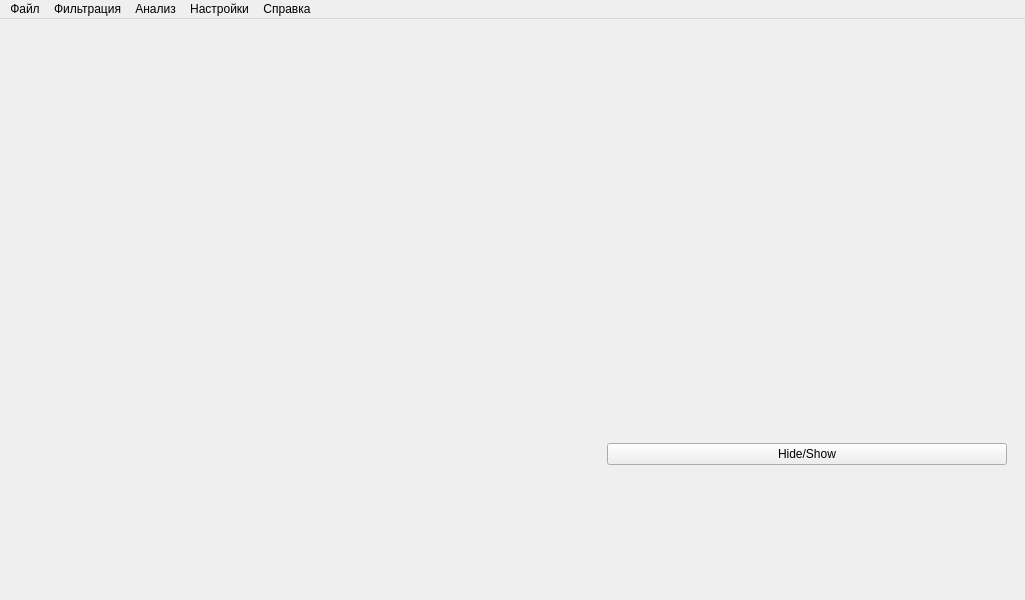
<?xml version="1.0" encoding="UTF-8"?>
<ui version="4.0">
 <class>MainWindow</class>
 <widget class="QMainWindow" name="MainWindow">
  <property name="geometry">
   <rect>
    <x>0</x>
    <y>0</y>
    <width>1025</width>
    <height>600</height>
   </rect>
  </property>
  <property name="minimumSize">
   <size>
    <width>400</width>
    <height>400</height>
   </size>
  </property>
  <property name="windowTitle">
   <string>DSP-ZaitsevVeniamin</string>
  </property>
  <widget class="QWidget" name="centralwidget">
   <layout class="QHBoxLayout" name="horizontalLayout">
    <item>
     <widget class="GraphicsLayoutWidget" name="MainGraph" native="true">
      <property name="sizePolicy">
       <sizepolicy hsizetype="Preferred" vsizetype="Preferred">
        <horstretch>0</horstretch>
        <verstretch>0</verstretch>
       </sizepolicy>
      </property>
      <layout class="QGridLayout" name="gridLayout">
       <item row="0" column="1">
        <widget class="GraphicsLayoutWidget" name="Channels" native="true">
         <property name="sizePolicy">
          <sizepolicy hsizetype="Fixed" vsizetype="Fixed">
           <horstretch>0</horstretch>
           <verstretch>0</verstretch>
          </sizepolicy>
         </property>
         <property name="minimumSize">
          <size>
           <width>400</width>
           <height>400</height>
          </size>
         </property>
         <property name="maximumSize">
          <size>
           <width>16777215</width>
           <height>16777215</height>
          </size>
         </property>
         <property name="baseSize">
          <size>
           <width>0</width>
           <height>0</height>
          </size>
         </property>
        </widget>
       </item>
       <item row="2" column="1">
        <spacer name="verticalSpacer">
         <property name="orientation">
          <enum>Qt::Vertical</enum>
         </property>
         <property name="sizeHint" stdset="0">
          <size>
           <width>20</width>
           <height>40</height>
          </size>
         </property>
        </spacer>
       </item>
       <item row="0" column="0">
        <spacer name="horizontalSpacer">
         <property name="orientation">
          <enum>Qt::Horizontal</enum>
         </property>
         <property name="sizeHint" stdset="0">
          <size>
           <width>40</width>
           <height>20</height>
          </size>
         </property>
        </spacer>
       </item>
       <item row="1" column="1">
        <widget class="QPushButton" name="HideButton">
         <property name="text">
          <string>Hide/Show</string>
         </property>
        </widget>
       </item>
      </layout>
     </widget>
    </item>
   </layout>
  </widget>
  <widget class="QMenuBar" name="menubar">
   <property name="geometry">
    <rect>
     <x>0</x>
     <y>0</y>
     <width>1025</width>
     <height>26</height>
    </rect>
   </property>
   <widget class="QMenu" name="menu123">
    <property name="title">
     <string>Файл</string>
    </property>
    <addaction name="FileOpen"/>
    <addaction name="fileSave"/>
   </widget>
   <widget class="QMenu" name="menu">
    <property name="title">
     <string>Фильтрация</string>
    </property>
   </widget>
   <widget class="QMenu" name="menu_2">
    <property name="title">
     <string>Анализ</string>
    </property>
    <widget class="QMenu" name="menu_5">
     <property name="title">
      <string>Инструменты</string>
     </property>
     <addaction name="SignalInfo"/>
    </widget>
    <widget class="QMenu" name="menu_6">
     <property name="title">
      <string>Моделирование</string>
     </property>
     <addaction name="model_1"/>
     <addaction name="model_2"/>
     <addaction name="model_3"/>
     <addaction name="model_4"/>
     <addaction name="model_5"/>
     <addaction name="model_6"/>
     <addaction name="separator"/>
     <addaction name="model_7"/>
     <addaction name="model_8"/>
     <addaction name="model_9"/>
    </widget>
    <addaction name="menu_5"/>
    <addaction name="menu_6"/>
   </widget>
   <widget class="QMenu" name="menu_3">
    <property name="title">
     <string>Настройки</string>
    </property>
   </widget>
   <widget class="QMenu" name="menu_4">
    <property name="title">
     <string>Справка</string>
    </property>
    <addaction name="Info"/>
   </widget>
   <addaction name="menu123"/>
   <addaction name="menu"/>
   <addaction name="menu_2"/>
   <addaction name="menu_3"/>
   <addaction name="menu_4"/>
  </widget>
  <action name="FileOpen">
   <property name="text">
    <string>Открыть</string>
   </property>
  </action>
  <action name="Info">
   <property name="text">
    <string>О программе</string>
   </property>
  </action>
  <action name="SignalInfo">
   <property name="text">
    <string>Информация о сигнале</string>
   </property>
  </action>
  <action name="action_2">
   <property name="text">
    <string>задержанный единичный импульс</string>
   </property>
  </action>
  <action name="action_3">
   <property name="text">
    <string>сигнал с тональной огибающей</string>
   </property>
  </action>
  <action name="model_1">
   <property name="text">
    <string>задержанный единичный импульс</string>
   </property>
  </action>
  <action name="model_2">
   <property name="text">
    <string>задержанный единичный скачок</string>
   </property>
  </action>
  <action name="model_3">
   <property name="text">
    <string>дискретизированная убывающая экспонента</string>
   </property>
  </action>
  <action name="model_4">
   <property name="text">
    <string>дискретизированная синусоида</string>
   </property>
  </action>
  <action name="model_5">
   <property name="text">
    <string>&quot;мэандр&quot;</string>
   </property>
  </action>
  <action name="model_6">
   <property name="text">
    <string>&quot;пила&quot;</string>
   </property>
  </action>
  <action name="model_7">
   <property name="text">
    <string>сигнал с экспоненциальной огибающей</string>
   </property>
  </action>
  <action name="model_8">
   <property name="text">
    <string>сигнал с балансной огибающей</string>
   </property>
  </action>
  <action name="model_9">
   <property name="text">
    <string>сигнал с тональной огибающей</string>
   </property>
  </action>
  <action name="fileSave">
   <property name="text">
    <string>Сохранить</string>
   </property>
  </action>
 </widget>
 <customwidgets>
  <customwidget>
   <class>GraphicsLayoutWidget</class>
   <extends>QWidget</extends>
   <header>pyqtgraph</header>
   <container>1</container>
  </customwidget>
 </customwidgets>
 <resources/>
 <connections/>
</ui>
